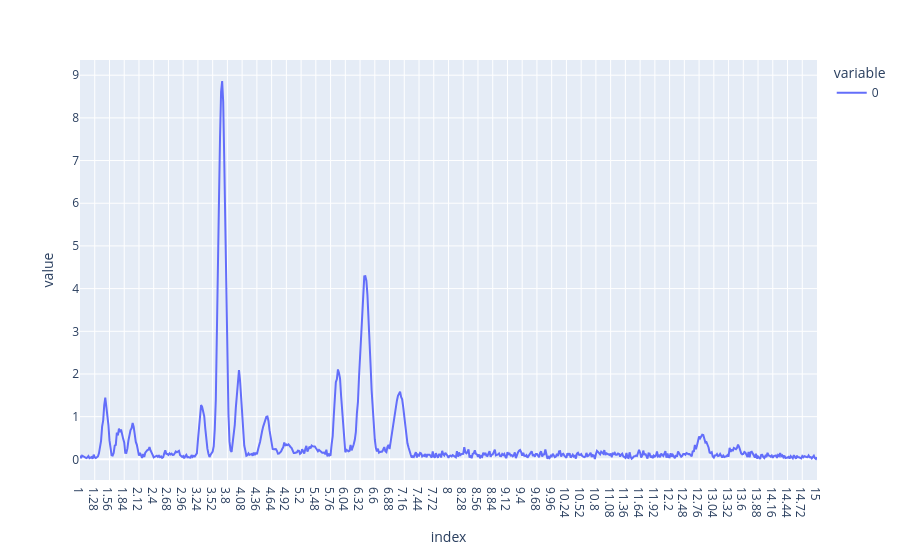

Source (notebook cell):
### Code cell
plsr_results[4].T.plot() # VIP scores plot

### Figure 1 — Plotly figure (JSON) as saved in the notebook; plotly's stock layout.template omitted (floating-point values rounded to 4 significant figures; data arrays with more than 128 entries replaced by an {"elided": "..."} marker saying what was removed)
{"data": [{"hovertemplate": "variable=0<br>index=%{x}<br>value=%{y}<extra></extra>", "legendgroup": "0", "line": {"color": "#636efa", "dash": "solid"}, "marker": {"symbol": "circle"}, "mode": "lines", "name": "0", "orientation": "v", "showlegend": true, "type": "scatter", "x": {"elided": "701 str values"}, "xaxis": "x", "y": {"elided": "701 float values"}, "yaxis": "y"}], "layout": {"legend": {"title": {"text": "variable"}, "tracegroupgap": 0}, "margin": {"t": 60}, "xaxis": {"anchor": "y", "domain": [0, 1], "title": {"text": "index"}}, "yaxis": {"anchor": "x", "domain": [0, 1], "title": {"text": "value"}}}}
